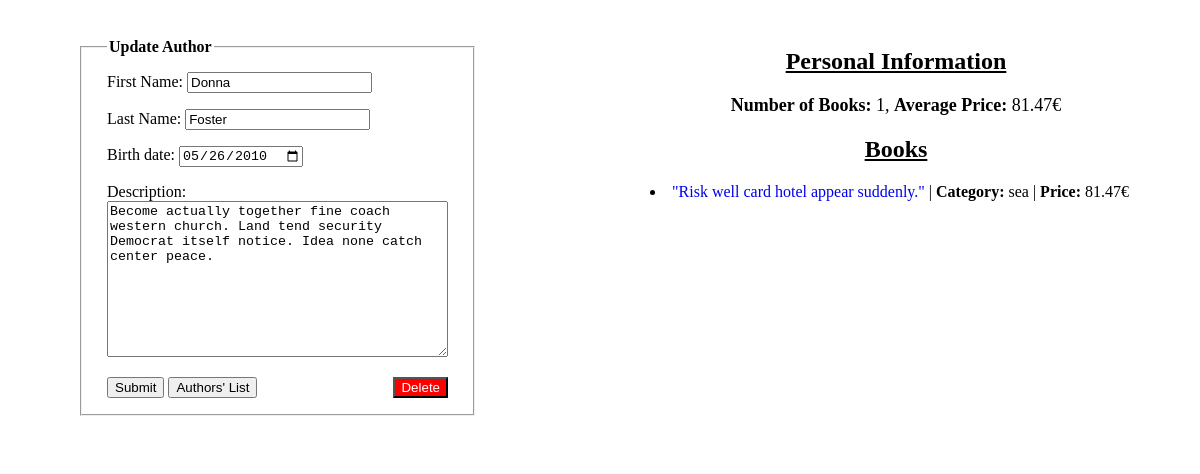
Screenshot of /update_author/1 with the database file from the repository.
### core/models.py (models this page shows)
class Author(models.Model):
    first_name = models.CharField(verbose_name='First Name', max_length=50)
    last_name = models.CharField(verbose_name='Last Name', max_length=50)
    birth_date = models.DateField(verbose_name='Birth Date')
    description = models.TextField(verbose_name='Description', blank=True)
    created_at = models.DateTimeField(auto_now_add=True)
    updated_at = models.DateTimeField(auto_now=True)
    def __str__(self) -> str:
        return f'{self.last_name} {self.first_name}'

class Book(models.Model):
    author = models.ForeignKey(Author, on_delete=models.CASCADE)
    title = models.CharField(verbose_name='Title', max_length=80)
    pub_date = models.DateField(verbose_name='Pub Date')
    price = models.FloatField(verbose_name='Price')
    is_published = models.BooleanField(default=True)
    category = models.ForeignKey(Category, on_delete=models.CASCADE)
    description = models.TextField(verbose_name='Description', blank=True)
    created_at = models.DateTimeField(auto_now_add=True)
    updated_at = models.DateTimeField(auto_now=True)
    def __str__(self) -> str:
        return self.title

class Category(models.Model):
    name = models.CharField(verbose_name='Name', max_length=50, unique=True)
    description = models.TextField(verbose_name='Description', blank=True)
    created_at = models.DateTimeField(auto_now_add=True)
    updated_at = models.DateTimeField(auto_now=True)
    def __str__(self):
        return self.name
    class Meta:
        verbose_name_plural = 'Categories'

### core/views.py (the view, shortened to what this page needs)
# urls.py: path("update_author/<int:author_id>", views.UpdateAuthorView.as_view(), name='update-author'),
class UpdateAuthorView(View):
    def choose_author(self, author_id):
        return Author.objects.prefetch_related(
                                                Prefetch(
                                                            'book_set',
                                                            queryset = Book.objects.select_related('category').order_by('title')
                                                )).get(id=author_id)
    def rendered_data(self, form, author):
        return {
                    'page_title': 'Update Author',
                    'legend_tag': 'Update Author',
                    'form': form,
                    'author_id': author.id,
                    'delete_modal_title': 'Delete Author',
                    'delete_modal_message': f'Are you sure you want to delete {author} and his/her books?',
                    'num_of_books': author.book_set.all().count(),
                    'books_avg_price': avg_price(author.book_set.all()),
                    'author_books': author.book_set.all()
                }
    def get(self, request, author_id):
        try:
            author = self.choose_author(author_id)
        except Author.DoesNotExist:
            messages.error(request, f'There is no any author with id: {author_id}.')
            return redirect('authors-list')
        else:
            particular_author_data = {
                                        'first_name': author.first_name,
                                        'last_name': author.last_name,
                                        'birth_date': author.birth_date,
                                        'description': author.description
                                                                            }
            initial_form = UpdateAuthorForm(initial=particular_author_data)
            return render(request, 'core/author_form.html', self.rendered_data(initial_form, author))

### core/forms.py (shortened to what this page needs)
class UpdateAuthorForm(forms.ModelForm):
    birth_date = forms.DateField(widget=NumberInput(attrs={'type': 'date'}))
    class Meta:
        model = Author
        exclude = ['created_at', 'updated_at']

### core/utils.py (called while the page is built)
def avg_price(books):
    if books.count() == 0:
        return 0
    else:
        sum = 0
        for book in books:
            sum = sum + book.price
        return round(sum/books.count(), 2)

### core/templates/core/author_form.html (shortened to what this page needs)
{% extends 'core/base.html' %}
{% load static %}
{% block css %}
    <link rel="stylesheet" type="text/css" href="{% static 'core/css/base_style.css' %}">
    <link rel="stylesheet" type="text/css" href="{% static 'core/css/forms.css' %}">
    <link rel="stylesheet" type="text/css" href="{% static 'core/css/delete_modal.css' %}">
{% endblock %}
{% block left-content %}
    <form action="" method="post">
        <fieldset>
            <legend><b>{{legend_tag}}</b></legend>
            {% for field in form %}
                <p>{{field.label_tag}} {{field}} {{field.errors}}<p>
            {% endfor %}
            <input type="submit" value="Submit">
            <a href="{% url 'authors-list' %}"> <button type="button">Authors' List</button> </a>
            {% if legend_tag == 'Update Author' %}
                <button type="button" id="delete" onclick="document.getElementById('delete_modal').style.display='block'">Delete</button>
            {% endif %}
        </fieldset>
    </form>
{% endblock %}
{% block right-content %}
    {% if page_title == 'Update Author' %}
        <h2>Personal Information</h2>
        <p id="info">
            <b>Number of Books:</b> {{num_of_books}}, <b>Average Price:</b> {{books_avg_price}}€
        </p>
        {% if author_books %}
            <h2>Books</h2>
            {% for book in author_books %}
                <li id="book_list">
                    <a href="{% url 'update-book' book.id %}">"{{book}}"</a> | <b>Category:</b> {{book.category}} |
                    <b>Price:</b> {{book.price}}€
                </li>
            {% endfor %}
        {% endif %}
    {% endif %}
{% endblock %}

### core/static/core/css/base_style.css (style rules this page uses)
* { box-sizing: border-box; }

### core/static/core/css/forms.css (style rules this page uses)
form { margin: 30px; }
fieldset { width: 23%; padding: 0 25px; }
#delete { background-color: red; color: white; float: right; }
h2 { text-align: center; text-decoration: underline; }
#info { text-align: center; font-size: large; }
#book_list { text-align: left; }
a { text-decoration: none; }

### core/static/core/css/delete_modal.css (style rules this page uses)
* { box-sizing: border-box; }

### rows the page displays
Author: form "Donna" "Foster" "05/26/2010" "Become actually together fine coach western church. Land tend security Democrat itself notice. Idea none catch center peace."
Book: title "Risk well card hotel appear suddenly.", category "sea", price "81.47"

### other values shown
{{ legend_tag }} "Update Author"
{{ field.label_tag }} "First Name:" "Last Name:" "Birth date:" "Description:"
{{ num_of_books }} "1"
{{ books_avg_price }} "81.47"
